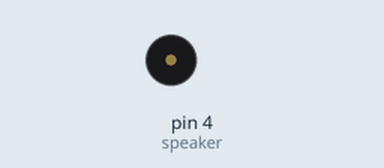
This sketch was run on a simulated Arduino Uno, built with avr-gcc and run on an emulated ATmega328P. Shown: buzzer (waves = sounding, pin HIGH).

Above: at 1.6 s.
At 10.01 s:
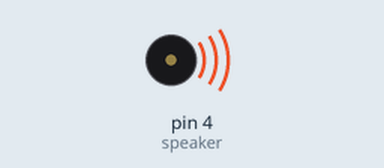
Timing chart, 0 to 11.2 s (numbered marks = the images above):
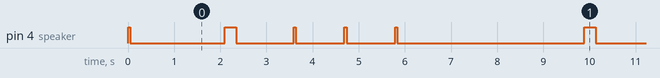

The sketch:

test_speaker.ino
```cpp
/* Ce programe permet le test du speaker installé sur D4
 *
 */
const int speaker=4;//Speaker installé sur D4
#include <Arduino.h>
 void beep(unsigned char delayms){
  analogWrite(speaker,200); //Almost any value can be uded except 0 and 255
  delay(delayms);
  analogWrite(speaker, 0);
  delay(delayms);

 }
void setup() {
  // put your setup code here, to run once:
beep(50);
  delay(1000);
 }
void loop() {
  delay(1000);
  beep(500);
  delay(1000);
  beep(50);
  delay(1000);
  beep(50);
  delay(1000);
  beep(50);
  delay(3000);
  }
```

Measured:
- by itself, pin 4 (speaker): repeats every 7.8 s: HIGH 0.24 s, LOW 1.2 s, 2 × (HIGH 0.05 s, LOW 1.1 s), HIGH 0.05 s, LOW 4.1 s
- by itself, everything shown: repeats every 7.8 s, in 8 steps
